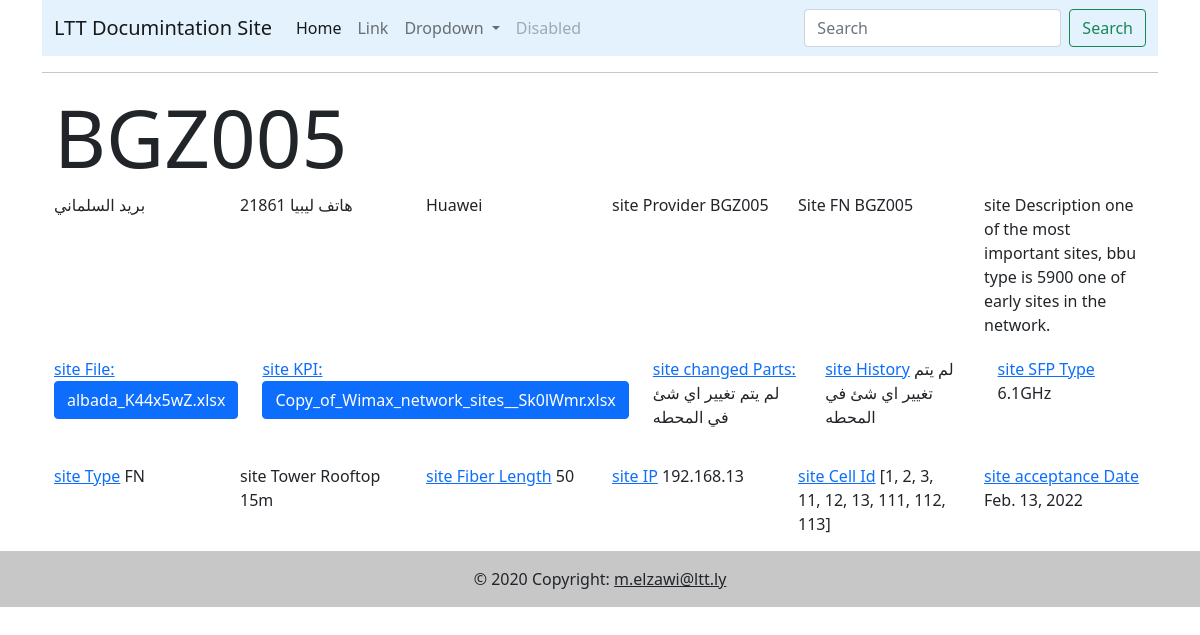
The app's page /Site/1/ with its own data.
### EastSites/models.py (models this page shows)
class Site(models.Model):
    siteName = models.CharField(max_length=200,null=True)
    siteAddress = models.TextField(null=True, blank=True)
    siteCity = models.CharField(max_length=200,null=True)
    siteOwner = models.CharField(max_length=200,null=True)
    siteOwnerNumber = models.BigIntegerField(null=True)
    siteVendor = models.CharField(max_length=200,null=True)
    siteProvider = models.CharField(max_length=200,null=True)
    siteFN = models.CharField(max_length=200,null=True)
    siteFiles = models.FileField(null=True, blank=True)
    sitKPIrepo = models.FileField(null=True, blank=True)
    siteDescription = models.TextField(null=True, blank=True)
    is4T6S = models.BooleanField(default=False)
    changedParts = models.TextField(null=True, blank=True)
    siteHistory = models.TextField(null=True, blank=True)
    siteLongitude  = models.CharField(max_length=200,null=True)
    siteLatitude = models.CharField(max_length=200,null=True)
    siteSFPType = models.CharField(max_length=200,null=True)
    freqis800 = models.BooleanField(default=False)
    freqIs2600F1 = models.BooleanField(default=False)
    freqIs2600F2 = models.BooleanField(default=False)
    siteType = models.CharField(max_length=200,null=True)
    siteTower = models.CharField(max_length=200,null=True)
    siteFiberLength = models.BigIntegerField(null=True)
    siteIP = models.CharField(max_length=200,null=True)
    siteCellId = models.JSONField(null=True)
    siteMaintenanceDates = models.JSONField(null=True)
    acceptanceDate = models.DateField('Acceptance',null=True)
    pub_date = models.DateTimeField('date published',null=True)
    def __str__(self):
        return self.siteName

### EastSites/views.py (the view)
# urls.py: path("Site/<str:pk>/", views.site, name='site')
def site(request, pk):
    print(pk)
    singleSite = Site.objects.filter(id=pk)
    print(singleSite[0])
    m = folium.Map(width=600, height=300,location=[singleSite[0].siteLatitude, singleSite[0].siteLongitude], zoom_start=13)
    folium.Marker([singleSite[0].siteLatitude, singleSite[0].siteLongitude], popup=singleSite[0].siteName).add_to(m)
    m = m._repr_html_()
    context = {
        'singleSite': singleSite[0],
        'MAP':m
    }
    return render(request, "single.html",context)

### templates/single.html (shortened to what this page needs)
{% extends 'main.html' %}
{% block content %}
<div class="container" >
    <h1 class="display-1">{{singleSite.siteName}}</h1>
</div>
<div class="container">
    <div class="row">
      <div class="col">
        {{singleSite.siteAddress}}
      </div>
      <div class="col">
        <div>
            {{singleSite.siteOwner}}
            {{singleSite.siteOwnerNumber}}
        </div>
      </div>
      <div class="col">
        {{singleSite.siteVendor}}
      </div>
      <div class="col">
       <a>site Provider</a> {{singleSite.siteProvider}}
      </div>
      <div class="col">
       <a>Site FN</a> {{singleSite.siteFN}}
      </div>
      <div class="col">
        <a>site Description</a> {{singleSite.siteDescription}}
       </div>
    </div>
    <div class="row" style="padding-top: 20px;padding-bottom: 15px;">
        <div class="col">
            <a href="{{singleSite.siteFiles.url}}" class="card-link" download>
                site File:  <button type="button" class="btn btn-primary">{{singleSite.siteFiles}}</button>
              </a>
        </div>
        <div class="col">
            <a href="{{singleSite.sitKPIrepo.url}}" class="card-link" download>
                site KPI: <button type="button" class="btn btn-primary">{{singleSite.sitKPIrepo}}</button>
              </a>
        </div>
        <div class="col">
            <a href="#">site changed Parts:</a> {{singleSite.changedParts}}
        </div>
        <div class="col">
            <a href="#">site History</a> {{singleSite.siteHistory}}
        </div>
        <div class="col">
            <a href="#">site SFP Type</a> {{singleSite.siteSFPType}}
        </div>
    </div>
    <div class="row" style="padding-top: 20px;padding-bottom: 15px;">
        <div class="col">
            <a href="#">site Type</a> {{singleSite.siteType}}
        </div>
        <div class="col">
            <a>site Tower</a> {{singleSite.siteTower}}
        </div>
        <div class="col">
            <a href="#">site Fiber Length</a> {{singleSite.siteFiberLength}}
        </div>
        <div class="col">
            <a href="#">site IP</a> {{singleSite.siteIP}}
        </div>
        <div class="col">
            <a href="#">site Cell Id</a> {{singleSite.siteCellId}}
        </div>
        <div class="col">
            <a href="#">site acceptance Date</a> {{singleSite.acceptanceDate}}
        </div>
    </div>
</div>
{% endblock content %}

### templates/main.html (style rules this page uses)
body { margin: 0; padding: 0; }

### records on screen
Site: siteName "BGZ005", siteAddress "بريد السلماني", siteOwner "هاتف ليبيا", siteOwnerNumber "21861", siteVendor "Huawei", siteProvider "BGZ005", siteFN "BGZ005", siteDescription "one of the most important sites, bbu type is 5900 one of early sites in the network.", siteFiles "albada_K44x5wZ.xlsx", sitKPIrepo "Copy_of_Wimax_network_sites__Sk0lWmr.xlsx", changedParts "لم يتم تغيير اي شئ في المحطه", siteHistory "لم يتم تغيير اي شئ في المحطه", siteSFPType "6.1GHz", siteType "FN", siteTower "Rooftop 15m", siteFiberLength "50", siteIP "192.168.13", siteCellId "[1, 2, 3, 11, 12, 13, 111, 112, 113]", acceptanceDate "Feb. 13, 2022"
